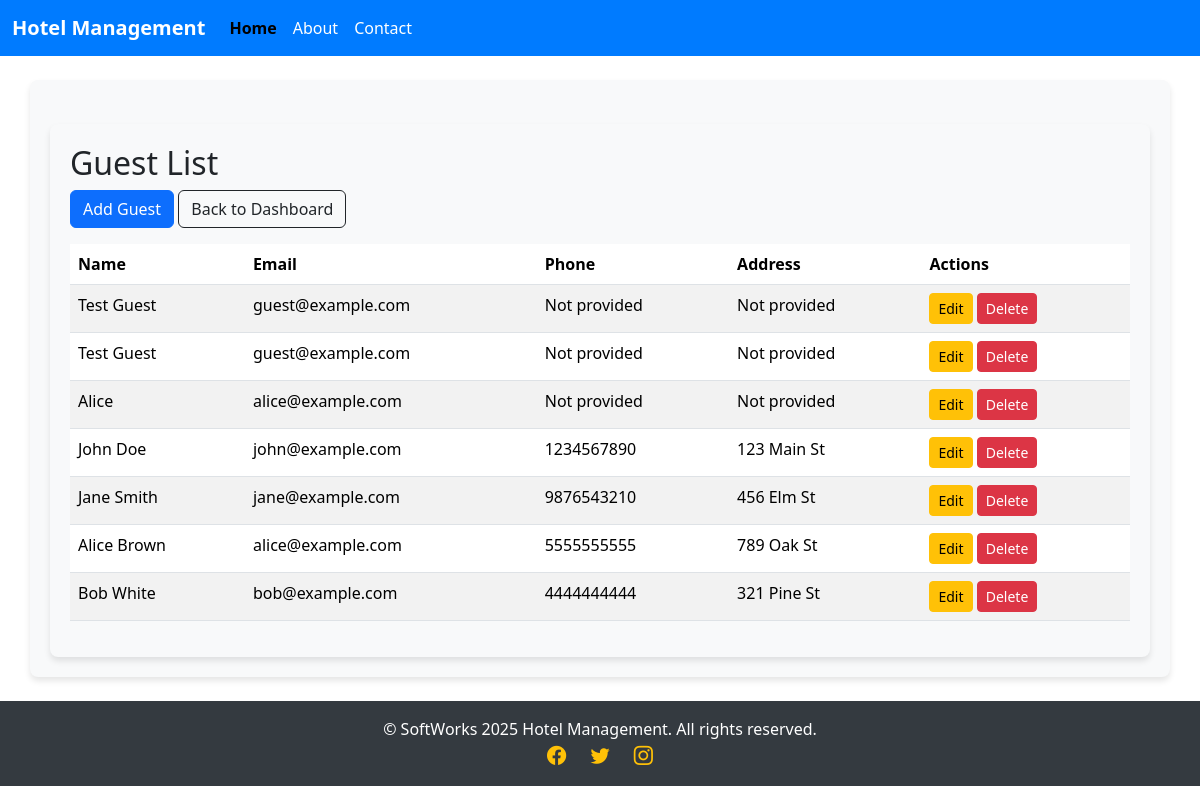
Page /guests/ (signed in) on the earlier database version.
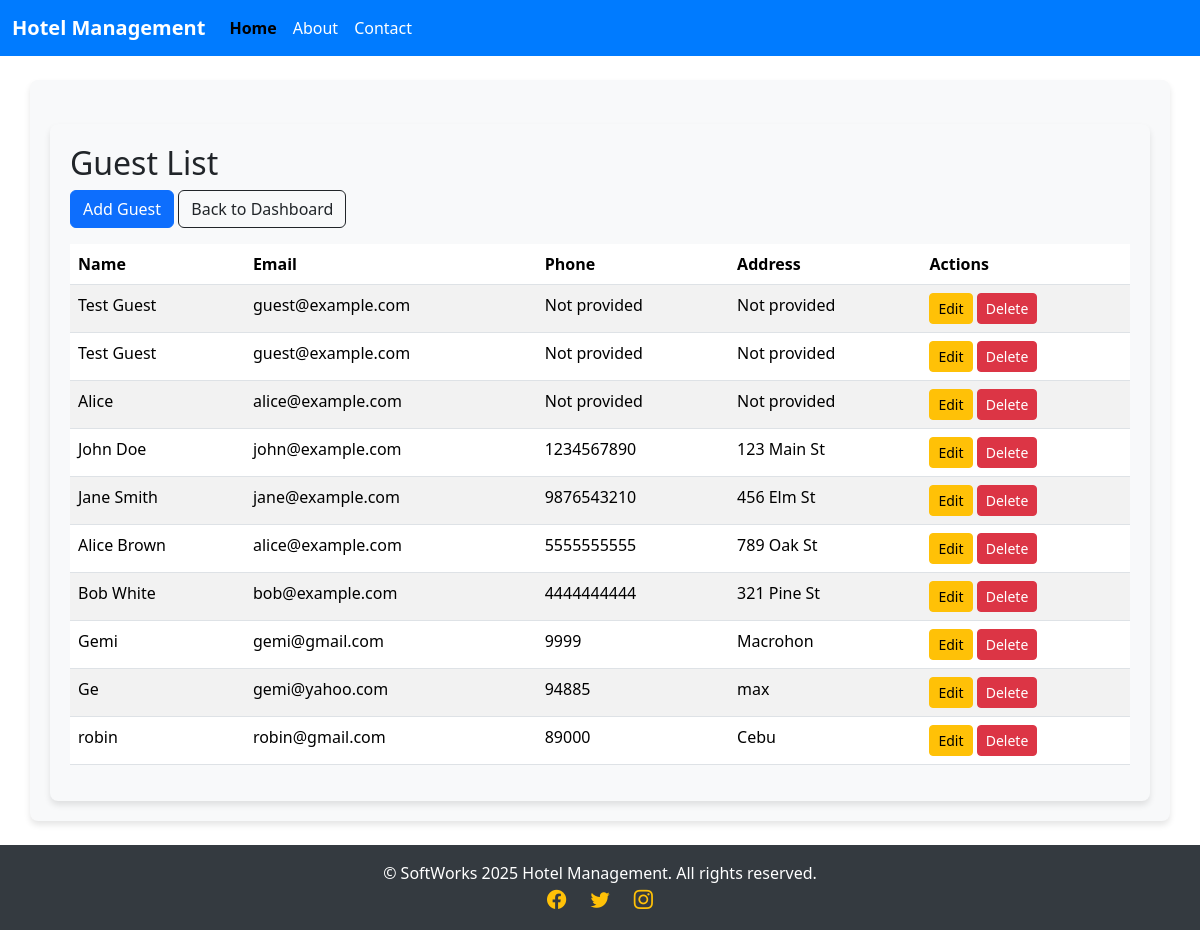
Same page on the later database version.
### hotel/models.py (models this page shows, shortened)
class Guest(models.Model):
    name = models.CharField(max_length=100)
    email = models.EmailField()
    phone = models.CharField(max_length=20, blank=True, null=True)  # Allow blank for optional phone
    address = models.TextField(blank=True, null=True)  # Allow blank for optional address
    date_of_birth = models.DateField(blank=True, null=True)  # Optional date of birth
    notes = models.TextField(blank=True, null=True)  # Optional notes about the guest

### hotel/views.py (the view)
# urls.py: path('guests/', views.guest_list, name='guest_list'),
@login_required
def guest_list(request):
    guests = Guest.objects.all()
    return render(request, 'hotel/guest_list.html', {'guests': guests})

### hotel/templates/hotel/guest_list.html (shortened to what this page needs)
{% extends 'hotel/base.html' %}
{% block content %}
<div class="container mt-4">
    <h2>Guest List</h2>
    <a href="{% url 'guest_create' %}" class="btn btn-primary mb-3">Add Guest</a>
    <a href="{% url 'dashboard' %}" class="btn btn-outline-dark mb-3">Back to Dashboard</a>
    <table class="table table-striped">
        <thead>
            <tr>
                <th>Name</th>
                <th>Email</th>
                <th>Phone</th>
                <th>Address</th>
                <th>Actions</th>
            </tr>
        </thead>
        <tbody>
            {% for guest in guests %}
            <tr>
                <td>{{ guest.name }}</td>
                <td>{{ guest.email }}</td>
                <td>{{ guest.phone|default:"Not provided" }}</td>
                <td>{{ guest.address|default:"Not provided" }}</td>
                <td>
                    <a href="{% url 'guest_edit' guest.id %}" class="btn btn-sm btn-warning">Edit</a>
                    <form method="post" action="{% url 'guest_delete' guest.id %}" style="display:inline;">
                        <button type="submit" class="btn btn-sm btn-danger" onclick="return confirm('Are you sure you want to delete this guest?');">Delete</button>
                    </form>
                </td>
            </tr>
            {% empty %}
            <tr>
                <td colspan="5" class="text-center">No guests found.</td>
            </tr>
            {% endfor %}
        </tbody>
    </table>
</div>
{% endblock %}

Differences in the rows shown:
added Guest: name "Gemi", email "gemi@gmail.com", phone "9999", address "Macrohon"
added Guest: name "Ge", email "gemi@yahoo.com", phone "94885", address "max"
added Guest: name "robin", email "robin@gmail.com", phone "89000", address "Cebu"
